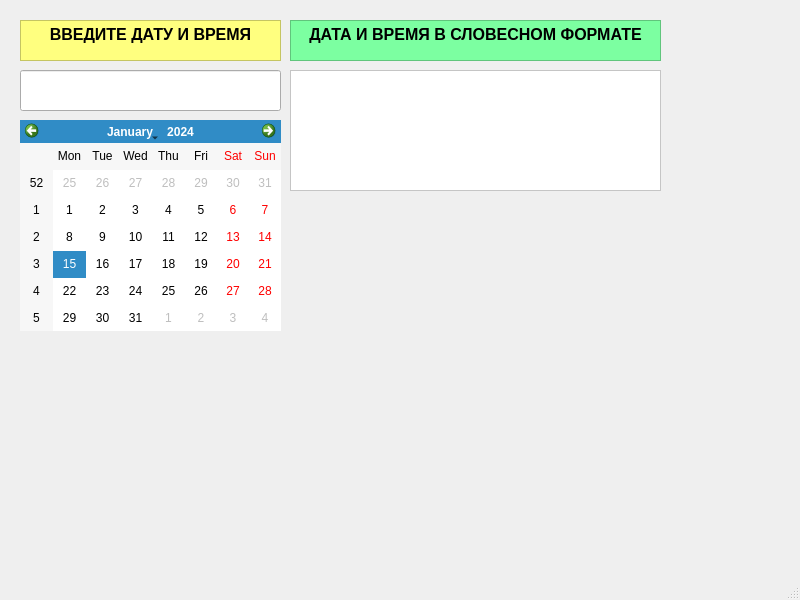
<?xml version="1.0" encoding="UTF-8"?>
<ui version="4.0">
 <class>MainWindow</class>
 <widget class="QMainWindow" name="MainWindow">
  <property name="geometry">
   <rect>
    <x>0</x>
    <y>0</y>
    <width>800</width>
    <height>600</height>
   </rect>
  </property>
  <property name="windowTitle">
   <string>MainWindow</string>
  </property>
  <widget class="QWidget" name="centralwidget">
   <widget class="QLabel" name="dateTimeLabel">
    <property name="geometry">
     <rect>
      <x>300</x>
      <y>70</y>
      <width>341</width>
      <height>121</height>
     </rect>
    </property>
    <property name="text">
     <string/>
    </property>
   </widget>
   <widget class="QLineEdit" name="dateTimeEdit">
    <property name="geometry">
     <rect>
      <x>20</x>
      <y>70</y>
      <width>261</width>
      <height>41</height>
     </rect>
    </property>
   </widget>
   <widget class="QTextBrowser" name="textBrowser">
    <property name="geometry">
     <rect>
      <x>20</x>
      <y>20</y>
      <width>261</width>
      <height>41</height>
     </rect>
    </property>
    <property name="styleSheet">
     <string notr="true">background-color: rgb(255, 170, 255);
background-color: rgb(255, 255, 127);

font: 9pt &quot;Times New Roman&quot;;</string>
    </property>
    <property name="html">
     <string>&lt;!DOCTYPE HTML PUBLIC &quot;-//W3C//DTD HTML 4.0//EN&quot; &quot;http://www.w3.org/TR/REC-html40/strict.dtd&quot;&gt;
&lt;html&gt;&lt;head&gt;&lt;meta name=&quot;qrichtext&quot; content=&quot;1&quot; /&gt;&lt;meta charset=&quot;utf-8&quot; /&gt;&lt;style type=&quot;text/css&quot;&gt;
p, li { white-space: pre-wrap; }
hr { height: 1px; border-width: 0; }
li.unchecked::marker { content: &quot;\2610&quot;; }
li.checked::marker { content: &quot;\2612&quot;; }
&lt;/style&gt;&lt;/head&gt;&lt;body style=&quot; font-family:'Times New Roman'; font-size:9pt; font-weight:400; font-style:normal;&quot;&gt;
&lt;p align=&quot;center&quot; style=&quot; margin-top:0px; margin-bottom:0px; margin-left:0px; margin-right:0px; -qt-block-indent:0; text-indent:0px;&quot;&gt;&lt;span style=&quot; font-family:'Segoe UI'; font-size:12pt; font-weight:700;&quot;&gt;ВВЕДИТЕ ДАТУ И ВРЕМЯ&lt;/span&gt;&lt;/p&gt;&lt;/body&gt;&lt;/html&gt;</string>
    </property>
   </widget>
   <widget class="QCalendarWidget" name="calendarWidget">
    <property name="geometry">
     <rect>
      <x>20</x>
      <y>120</y>
      <width>261</width>
      <height>211</height>
     </rect>
    </property>
   </widget>
   <widget class="QTextBrowser" name="textBrowser_2">
    <property name="geometry">
     <rect>
      <x>290</x>
      <y>70</y>
      <width>371</width>
      <height>121</height>
     </rect>
    </property>
    <property name="styleSheet">
     <string notr="true">background-color: rgb(255, 255, 255);</string>
    </property>
   </widget>
   <widget class="QTextBrowser" name="textBrowser_3">
    <property name="geometry">
     <rect>
      <x>290</x>
      <y>20</y>
      <width>371</width>
      <height>41</height>
     </rect>
    </property>
    <property name="styleSheet">
     <string notr="true">font: 9pt &quot;Times New Roman&quot;;
background-color: rgb(170, 170, 255);
background-color: rgb(124, 255, 161);

</string>
    </property>
    <property name="html">
     <string>&lt;!DOCTYPE HTML PUBLIC &quot;-//W3C//DTD HTML 4.0//EN&quot; &quot;http://www.w3.org/TR/REC-html40/strict.dtd&quot;&gt;
&lt;html&gt;&lt;head&gt;&lt;meta name=&quot;qrichtext&quot; content=&quot;1&quot; /&gt;&lt;meta charset=&quot;utf-8&quot; /&gt;&lt;style type=&quot;text/css&quot;&gt;
p, li { white-space: pre-wrap; }
hr { height: 1px; border-width: 0; }
li.unchecked::marker { content: &quot;\2610&quot;; }
li.checked::marker { content: &quot;\2612&quot;; }
&lt;/style&gt;&lt;/head&gt;&lt;body style=&quot; font-family:'Times New Roman'; font-size:9pt; font-weight:400; font-style:normal;&quot;&gt;
&lt;p align=&quot;center&quot; style=&quot; margin-top:0px; margin-bottom:0px; margin-left:0px; margin-right:0px; -qt-block-indent:0; text-indent:0px;&quot;&gt;&lt;span style=&quot; font-family:'Segoe UI'; font-size:12pt; font-weight:700;&quot;&gt;ДАТА И ВРЕМЯ В СЛОВЕСНОМ ФОРМАТЕ&lt;/span&gt;&lt;/p&gt;&lt;/body&gt;&lt;/html&gt;</string>
    </property>
   </widget>
   <zorder>dateTimeEdit</zorder>
   <zorder>textBrowser</zorder>
   <zorder>calendarWidget</zorder>
   <zorder>textBrowser_3</zorder>
   <zorder>textBrowser_2</zorder>
   <zorder>dateTimeLabel</zorder>
  </widget>
  <widget class="QMenuBar" name="menubar">
   <property name="geometry">
    <rect>
     <x>0</x>
     <y>0</y>
     <width>800</width>
     <height>17</height>
    </rect>
   </property>
  </widget>
  <widget class="QStatusBar" name="statusbar"/>
 </widget>
 <resources/>
 <connections/>
</ui>
